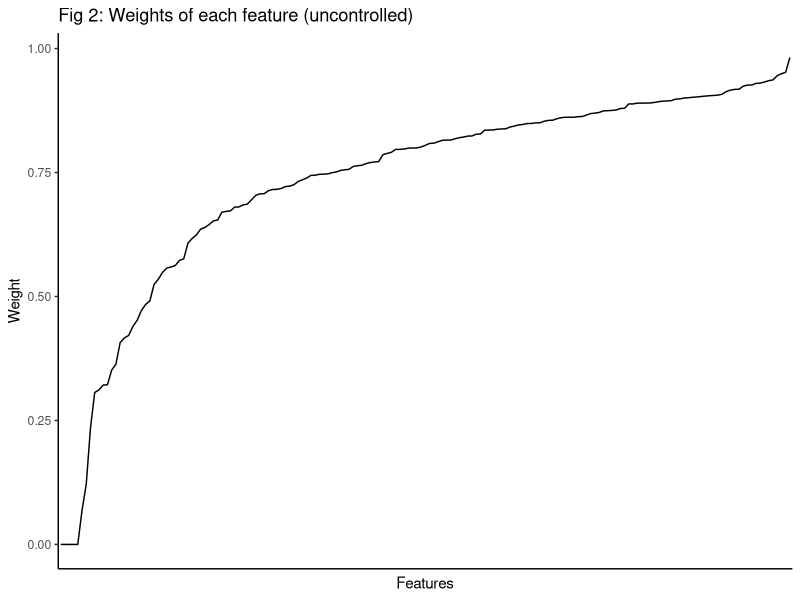
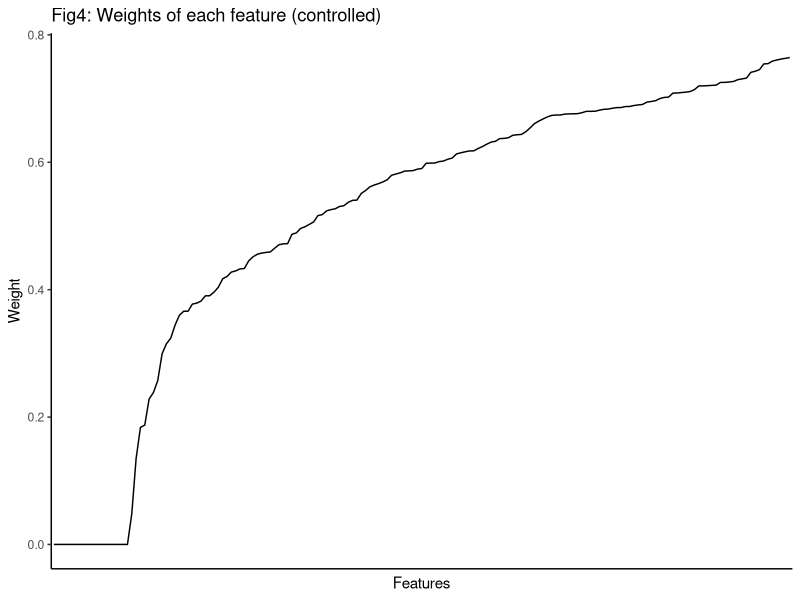

Reproduce these figures in R, in order.
## ---- chunk 1
knitr::opts_chunk$set(echo = F, message = F)
library(tidyverse)
## ---- chunk 2
read_tsv("output/CLarbors/best_CLarbor_uncontrolled.tsv") %>% 
  dplyr::select(Target_feature = `Target feature`, Weight) %>%
  distinct() %>% 
  ggplot() +
  geom_line(aes(x = fct_reorder(Target_feature, Weight), y = Weight, group= 1)) +
  theme_classic() +
  theme(axis.text.x = element_blank(), 
        axis.ticks.x = element_blank()) +
  xlab("Features") +
  ggtitle("Fig 2: Weights of each feature (uncontrolled)")
## ---- chunk 3
read_tsv("output/CLarbors/best_CLarbor_controlled.tsv") %>% 
  dplyr::select(Target_feature = `Target feature`, Weight) %>%
  distinct() %>% 
  ggplot() +
  geom_line(aes(x = fct_reorder(Target_feature, Weight), y = Weight, group = 1)) +
  theme_classic() +
  theme(axis.text.x = element_blank(), 
        axis.ticks.x = element_blank()) +
  xlab("Features") +
  ggtitle("Fig4: Weights of each feature (controlled)")
